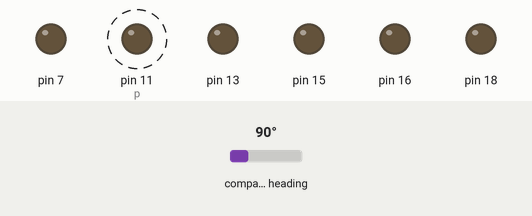
A program run on a simulated Raspberry Pi (header pin numbers). On the bench: output pins drawn as LEDs (lit = HIGH). Dashed ring = blinking. The test bench sets the inputs (shaded band); at power-on: compass heading 90°.

Above: at 0.05 s.
Timing chart, 0 to 3.0 s (numbered marks = the images above):
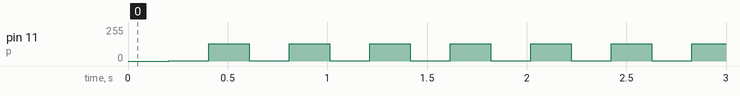

Measured:
- by itself, pin 11 (p): alternates 128/255 for 0.20 s and 3/255 for 0.20 s

The program:

aiming.py
```python
import RPi.GPIO as gpio
import smbus
import time
import math
gpio.setmode(gpio.BOARD)
gpio.setup(7,gpio.OUT)
gpio.setup(11,gpio.OUT)
gpio.setup(13,gpio.OUT)
gpio.setup(15,gpio.OUT)
gpio.setup(16,gpio.OUT)
gpio.setup(18,gpio.OUT)
def get_bearing():
    bus=smbus.SMBus(1)
    address=0x1e
    def read_byte(adr):
        return bus.read_byte_data(address, adr)
    def read_word(adr):
        high = bus.read_byte_data(address, adr)
        low = bus.read_byte_data(address, adr+1)
        val = (high<< 8) +low
        return val
    def read_word_2c(adr):
        val = read_word(adr)
        if (val>=0x8000):
            return -((65535-val)+1)
        else:
            return val
    def write_byte(adr,value):
        bus.write_byte_data(address, adr, value)
    write_byte(0, 0b01110000)
    write_byte(1, 0b00100000)
    write_byte(2, 0b00000000)
    scale = 0.92
    x_offset = -10
    y_offset = 10
    x_out = (read_word_2c(3)- x_offset+2) * scale
    y_out = (read_word_2c(7)- y_offset+2)* scale
    z_out = read_word_2c(5) * scale
    bearing = math.atan2(y_out, x_out)+.45
    if (bearing<0):
        bearing +=2*math.pi
        return math.degrees(bearing)
    else:
        return math.degrees(bearing)
def rotate():
    a=get_bearing()
    if (a>=0 and a<=1):
        gpio.output(7,False)
        gpio.output(11,False)
        gpio.cleanup()
    elif(a>=358 and a<=360):
        gpio.output(7,False)
        gpio.output(11,False)
        gpio.cleanup()
    else:
        gpio.setup(18,False)
        gpio.setup(16,False)
        time.sleep(.2)
        gpio.output(7,False)
        gpio.output(11,True)
        p=gpio.PWM(11,80)
        p.start(1)
        time.sleep(.2)
        gpio.setup(13,False)
        gpio.setup(15,False)
        gpio.setup(16,True)
        gpio.setup(18,False)
        p.ChangeDutyCycle(50)
        rotate()
rotate()
```
